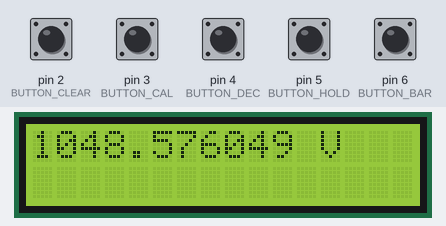
Simulated run of this sketch. Board: Arduino Uno, built with avr-gcc and run on an emulated ATmega328P. On the bench: 16×2 character LCD. The inputs (shaded band) are chosen by the test bench; at power-on: pin 2 (BUTTON_CLEAR), pin 3 (BUTTON_CAL), pin 4 (BUTTON_DEC), pin 5 (BUTTON_HOLD), pin 6 (BUTTON_BAR) HIGH. EEPROM starts erased.

Above: at 9.4 s.
9.5 s: pin 5 (BUTTON_HOLD) pulled LOW for 1 s
At 9.7 s:
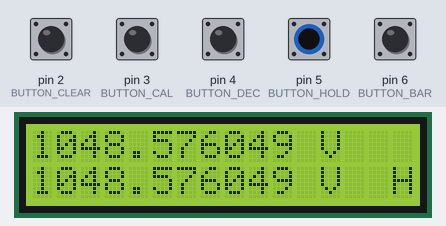
12.0 s: pin 2 (BUTTON_CLEAR) pulled LOW for 0.15 s
At 13.4 s:
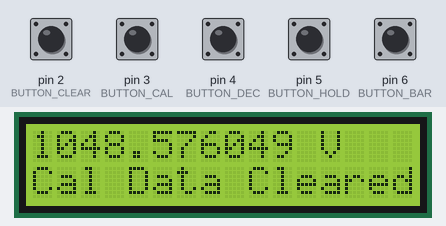
15.1 s: pin 3 (BUTTON_CAL) pulled LOW for 0.15 s
At 17.3 s:
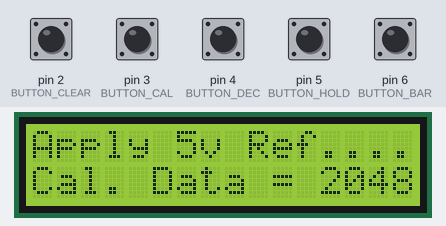
17.6 s: pin 3 (BUTTON_CAL) driven LOW and pin 5 (BUTTON_HOLD) driven LOW
At 19.37 s:
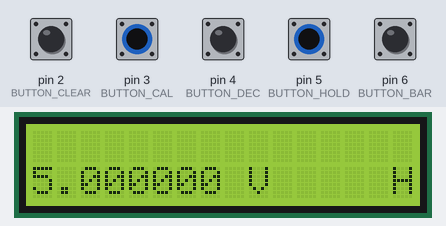
20.6 s: pin 2 (BUTTON_CLEAR) pulled LOW for 1 s
At 21.7 s:
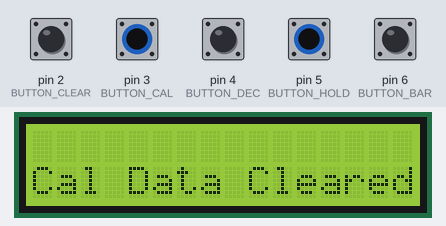
24.6 s: pin 4 (BUTTON_DEC) pulled LOW for 0.15 s
At 25.37 s:
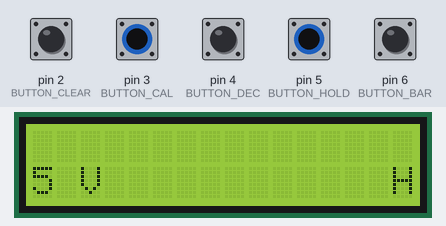
Timing chart, 0 to 26.3 s (numbered marks = the images above; inputs shaded):
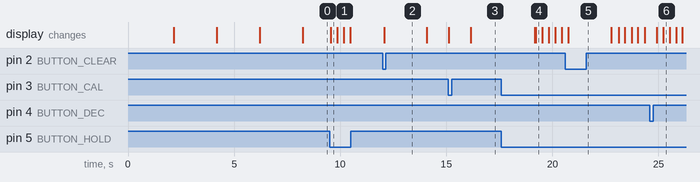

Measured:
- after the input at 9.5 s, the display: changes after 0.06 s (image 1)
- after the input at 12.0 s, the display: changes after 0.07 s (image 2)
- after the input at 15.1 s, the display: first changes at once (image 3 shows a later state)
- after the input at 20.6 s, the display: changes after 0.15 s (image 5)

The sketch:

Millivolt_Meter_MK2_ver33.ino
```cpp
// SCULLCOM HOBBY ELECTRONICS
// Millivolt Meter MK2
// MILLIVOLT METER USING LTC2400 24bit ADC CHIP
// Software version 33.00 (uses I2C LCD 16x2 Display)
// Uses PCB designed by Greg Christenson [BARBOURI] which is available from OSH Park
// This PCB is available worldwide (free shipping) from OSH Park for just a few dollars. Check their link below for this project:
// https://oshpark.com/shared_projects/qgv0fpKN
// The PCB design file is also available on this webpage to download.
// https://644db4de3505c40a0444-327723bce298e3ff5813fb42baeefbaa.ssl.cf1.rackcdn.com/0fa8729a07e906a84e6cf5762d45a390.brd

// 4.096 volt precision reference (ADR4540)
//LTC2400 SCK to digital pin 13
//LTC2400 SDO to digital pin 12
//LTC2400 CS  to digital pin 10

// --- Library includes -----------------------------------------------------------------------

#include <EEPROM.h>                           // include EEPROM library
#include <SPI.h>                              // Serial Peripheral Interface Library used to communicate with LTC2400 (MISO, MOSI and SCK)
#include <Wire.h>                             // Library allows you to communicate with I2C devices [A4 (SDA), A5 (SCL)]
#include <LiquidCrystal_I2C.h>                // F Malpartida's NewLiquidCrystal library
                                              // https://bitbucket.org/fmalpartida/new-liquidcrystal/downloads/NewliquidCrystal_1.3.4.zip

// --- PIN assignments ------------------------------------------------------------------------

#define LTC2400_CS  10                          // chip select pin for ADC

#define BUTTON_CLEAR   2                        // D2 used for Clear Calibration Memory button
#define BUTTON_CAL     3                        // D3 used for Calibration button
#define BUTTON_DEC     4                        // D4 used for Number of Decimal Places button
#define BUTTON_HOLD    5                        // D5 used for Hold Current Reading on display
#define BUTTON_BAR     6                        // D6 used to toggle Bar Graph Voltage Display (max 16 volt)


// --- Constants ------------------------------------------------------------------------------

#define NUMBER_OF_SAMPLES           5         // Number of samples to average (was 5)
#define VOLTAGE_REFERENCE           4.096     // voltage reference used for LTC2400

#define MAIN_LOOP_DELAY_MS          30        // value determines voltage reading update rate (1000 will give a slow update option)
#define DEBOUNCE_DELAY_MS           250       // value determines button debounce delay was 150
#define INTRO_DELAY_MS              2000      // intro screen delays
#define CALIBRATION_PROMPT_DELAY_MS 2000      // calibration prompt delay time


// --- Global variables -----------------------------------------------------------------------

//Set the pins on the I2C chip used for LCD connections
//ADDRESS,EN,R/W,RS,D4,D5,D6,D7
LiquidCrystal_I2C lcd(0x27,2,1,0,4,5,6,7); // 0x27 is the default I2C bus address (this could be different for some modules)

uint32_t g_samples[NUMBER_OF_SAMPLES] = {0};
uint32_t g_current_sample = 0;
uint8_t g_number_of_decimals = 6;

int holdButtonState = 0;
int eeprom_Address = 0;
uint32_t calibration_offset = 0;

float barVoltage = 0;
int barGraphState = 0;
float barVolt2 = 0;
int barVolt1 = 0;
float barDiffVolts = 0;

//--- Battery Status variables -----------------------------------------------------------------------

int analogInput = 0;  // sets analog input to A0 for battery check
int battery = 0;
float vout = 0.0;
float batteryVolts = 0.0;
float R1 = 1000000.0; // resistance of R1 (1M)    // part of resistor divider for battery status check
float R2 = 100000.0; // resistance of R2 (100K)   // part of resistor divider for battery status check


//--- Bar Graph Special Characters Bit Map------------------------------------------------------------

byte p20 [8] = {B10000,B10000,B10000,B10000,B10000,B10000,B10000,B10000,};
byte p40 [8] = {B11000,B11000,B11000,B11000,B11000,B11000,B11000,B11000,};
byte p60 [8] = {B11100,B11100,B11100,B11100,B11100,B11100,B11100,B11100,};
byte p80 [8] = {B11110,B11110,B11110,B11110,B11110,B11110,B11110,B11110,};
byte p100[8] = {B11111,B11111,B11111,B11111,B11111,B11111,B11111,B11111,};

// --- Setup function (only runs once) --------------------------------------------------------

void setup(void) {
  setupIOPins();
  setupSPIBus();
  setupLCD();

  barGraphCharacter();                                 //bar graph character bit map setup

  showIntro();
  batteryStatus();

  calibration_offset = (EEPROMreadlong(eeprom_Address));
  showCalibrationData();
}


// --- Main Programme loop ------------------------------------------------------------------------------

void loop(void) {
  if (digitalRead(BUTTON_CLEAR) == LOW) {             // Pull-down on board; active HIGH
    calibrationClear();

  } else if (digitalRead(BUTTON_DEC) == LOW) {      // Internal pull-up used; active LOW
    adjustDecimalPlaces();

    } else if (digitalRead(BUTTON_HOLD) == LOW) {   // Internal pull-up used; active LOW
    holdReading();

    } else if (digitalRead(BUTTON_BAR) == LOW) {    // Internal pull-up used; active LOW
    barGraphSetup();

    } else if (digitalRead(BUTTON_CAL) == LOW) {   // Internal pull-up used; active LOW
    calibrationTrim();

  } else {

    readADC();                                      // read voltage from ADC
    showReading();                                  // Display voltage on LCD
  }
  delay(MAIN_LOOP_DELAY_MS);
}

// --- Various setup functions -----------------------------------------------------------------------------

void setupIOPins(void) {
  pinMode(BUTTON_CLEAR, INPUT_PULLUP);        // set to input with internal pull up resistor
  pinMode(BUTTON_CAL, INPUT_PULLUP);          // set to input with internal pull up resistor
  pinMode(BUTTON_DEC, INPUT_PULLUP);          // set to input with internal pull up resistor
  pinMode(BUTTON_HOLD,INPUT_PULLUP);          // set to input with internal pull up resistor
  pinMode(BUTTON_BAR, INPUT_PULLUP);          // set to input with internal pull up resistor

  pinMode(analogInput, INPUT);                // used for battery status check
  pinMode(LTC2400_CS, OUTPUT);                // set for output
  digitalWrite(LTC2400_CS, HIGH);             // Setting chips select HIGH disables ADC initially
}

void setupSPIBus(void) {
  SPI.begin();                                //initialise SPI bus
  SPI.setBitOrder(MSBFIRST);                  //Sets the order of bits shifted out and in to SPI bus, MSBFIRST (most-significant bit first)
  SPI.setDataMode(SPI_MODE0);                 // Mode 0 (MOSI read on rising edge (CPLI=0) and SCK idle low (CPOL=0))
  SPI.setClockDivider(SPI_CLOCK_DIV16);       // Divide Arduino clock by 16 to give a 1 MHz SPI clock
}

void setupLCD(void) {
  lcd.begin(16, 2);                           // LCD set for 16 by 2 display
  lcd.setBacklightPin(3,POSITIVE);            // (BL, BL_POL)
  lcd.setBacklight(HIGH);                     // LCD backlight turned ON
}

// --- Convert ADC reading to Decimal Voltage reading -------------------------------------------------------

float convertToVoltage(uint32_t reading) {
  return reading * 10 * VOLTAGE_REFERENCE / 16777216;
}

//--- Read voltage from LTC2400 ADC --------------------------------------------------------------------------
unsigned long readADC(void) {
digitalWrite(LTC2400_CS, LOW);                //LTC2400 chip select pin taken low to allow data transfer from ADC
 delayMicroseconds(10);                       //timing delay but may not be required

while ((PINB & (1 << 4)))   { }               //check to see if ADC is ready by testing EOC - wait while conversion completed

  uint32_t reading = 0;
  for (int i = 0; i < 4; ++i) {               // Ready 4 bytes (32 bits) from the ADC
    reading <<= 8;                            // Before each readin shift the existing content over to make room
    reading |= SPI.transfer(0xFF);            // Read one byte
    if (i == 0)
      reading &= 0x0F;                        // Discard 4 status bits of the first byte
  }

  reading >>= 4;                              // Discard 4 left most sub LSB bits

digitalWrite(LTC2400_CS, HIGH);               //LTC2400 chip select pin taken high disables ADC output.

  g_samples[g_current_sample++] = reading;    // Store value in the bucket used to calculate averages
  if (g_current_sample == NUMBER_OF_SAMPLES)  // Jump back to the first slot once we go past the last slot
    g_current_sample = 0;
}

//--- Calculate Voltage reading running average and add zero Calibration and trim Calibration factors ----
uint32_t getADCAverage(void) {
  uint32_t sum = 0;
  for (int i = 0; i < NUMBER_OF_SAMPLES; i++)
  sum += g_samples[i];                        // Sum of all stored up samples

  sum = sum / NUMBER_OF_SAMPLES;              // Calculate average by dividing total readings value by number of samples taken
  sum = sum + calibration_offset;             // Add Calibration Correction Value
  return sum;
}

//--- Print Voltage Reading to Display -----------------------------------------------------------------
void showReading(void) {
  uint32_t reading = getADCAverage();
  float volt = convertToVoltage(reading);

  barVoltage = volt;                          // added for bar graph option

  char prefix = 0;
  if (volt < 0.001) {
    volt = volt * 1000000;
    prefix = 'u';

  } else if (volt < 1) {
    volt = volt * 1000;
    prefix = 'm';
  }

  //lcd.setCursor(0, 1);                      // Jump to second line in the display (bottom)
  lcd.setCursor(0, 0);                        //
  lcd.print(volt, g_number_of_decimals);      // Print voltage as floating number with the right number of decimal places
  lcd.print(" ");                             // Add one blank space after voltage reading

  if (prefix)
    lcd.print(prefix);
  lcd.print("V        ");                       // Extra spaces to clean up when voltages go from large to small (8 spaces)

  if (barGraphState == 1) {                     //Display voltage bar graph if option selected
    barGraphDisplay();
    }else{
      delay(1);
    }
}

//--- Number of Decimal Places routine --------------------------------------------------------------------

void adjustDecimalPlaces(void) {
  ++g_number_of_decimals;
  if (g_number_of_decimals > 6)
    g_number_of_decimals = 0;

  delay(DEBOUNCE_DELAY_MS);                   // Very simple de-bounce delay
}

//---Intro Screen at Switch On -----------------------------------------------------------------
void showIntro(void) {
  lcd.clear();
  lcd.setCursor(4, 0);
  lcd.print("SCULLCOM");
  lcd.setCursor(0, 1);
  lcd.print("Hobby Electronic");
  delay(INTRO_DELAY_MS);
  lcd.clear();
  lcd.setCursor(0, 0);
  lcd.print("Millivolt Meter");
  lcd.setCursor(0, 1);
  lcd.print("Software Ver. 33");
  delay(INTRO_DELAY_MS);
  lcd.clear();
}

//--- Show Calibration Data -----------------------------------------------------------------
void showCalibrationData(void) {
  lcd.clear();
  lcd.setCursor(0, 0);
  lcd.print("Cal. Data = ");
  lcd.print(calibration_offset);
  delay(CALIBRATION_PROMPT_DELAY_MS);
  lcd.clear();
}

//--- Bar Graph Characters Define ----------------------------------------------------------
void barGraphCharacter(void) {
  lcd.createChar (1,p20);
  lcd.createChar (2,p40);
  lcd.createChar (3,p60);
  lcd.createChar (4,p80);
  lcd.createChar (5,p100);
}

//--- Battery Voltage Status Routine --------------------------------------------------------
void batteryStatus(void) {
  battery = analogRead(analogInput);         // read the value at analog input
  vout = (battery * 5.0) / 1024.0;           //
  batteryVolts = vout / (R2/(R1+R2));
  lcd.setCursor(1,0);
  lcd.print("Battery Status");
  lcd.setCursor(3,1);
  lcd.print(batteryVolts,2);
  lcd.print(" Volts");
  delay(INTRO_DELAY_MS);
  lcd.clear();
}

//--- Voltage Bar Graph Routine ---------------------------------------------------------------
void barGraphDisplay(void) {
  barDiffVolts = (barVolt1 + barVolt2) - barVoltage;
  if (barDiffVolts > 0.1 || barDiffVolts < -0.1) {    // only refresh bar graph if voltage changed (stops ficker)

    barVolt1 = (int) barVoltage;                      // voltage reading before the decimal point
    barVolt2 = barVoltage - barVolt1;                 // voltage reading after the decimal point

    lcd.setCursor(0,1);
    lcd.print("                ");                    // clear second row with 16 spaces
    for (int i=0; i <(barVolt1); ++i) {               // display full bars showing voltage reading before the decimal point
        lcd.setCursor(i,1);                           // increment display cursor position
        lcd.write(5);                                 // full bar segment character
    }
    if (barVolt2 > 0.9) {                             // if decimal value is greater than 0.9v
      lcd.setCursor(barVolt1,1);                      // increment display cursor position by one
      lcd.write(5);                                   // display full 5 line segments of character block

    } else if (barVolt2 > 0.7) {                      // if decimal value is greater than 0.7v
      lcd.setCursor(barVolt1,1);                      // increment display cursor position by one
      lcd.write(4);                                   // display 4 line segments of character block

   } else if (barVolt2 > 0.5) {                       // if decimal value is greater than 0.5v
      lcd.setCursor(barVolt1,1);                      // increment display cursor position by one
      lcd.write(3);                                   // display 3 line segments of character block

    } else if (barVolt2 > 0.3) {                      // if decimal value is greater than 0.3v
      lcd.setCursor(barVolt1,1);                      // increment display cursor position by one
      lcd.write(2);                                   // display 2 line segments of character block

    } else if (barVolt2 > 0.1){                       // if decimal value is greater than 0.1v
      lcd.setCursor(barVolt1,1);                      // increment display cursor position by one
      lcd.write(1);                                   // display 1 line segments of character block
    }
  }

}


//--- Hold Current Voltage Reading and Display ---------------------------------------------------------------
void holdReading(void) {

  if (holdButtonState == 0) {

  barGraphState= 0;                         //Clear bar graph if active

  lcd.setCursor(0, 1);
  lcd.print("                ");            //clear second row with 16 spaces
  lcd.setCursor(0, 1);

  uint32_t reading = getADCAverage();
  float volt = convertToVoltage(reading);

  char prefix = 0;
  if (volt < 0.001) {
    volt = volt * 1000000;
    prefix = 'u';

  } else if (volt < 1) {
    volt = volt * 1000;
    prefix = 'm';
  }

  lcd.setCursor(0, 1);                      // Jump to second line in the display (bottom)
  lcd.print(volt, g_number_of_decimals);    // Print voltage as floating number w/ the right number of decimal places
  lcd.print(" ");                           // Add one blank space after voltage reading

  if (prefix)
    lcd.print(prefix);
  lcd.print("V    ");                       // Extra spaces to clean up when voltages go from large to small

  lcd.setCursor(15,1);
  lcd.print("H ");

  holdButtonState = 1;                       // set hold button state for next press

 delay(DEBOUNCE_DELAY_MS);                   // Very simple de-bounce delay

 }else if (holdButtonState == 1) {           // Toggle hold button state
 lcd.setCursor(0, 1);
 lcd.print("                ");              //clear second row with 16 spaces
 holdButtonState = 0;
 delay(DEBOUNCE_DELAY_MS);                   // Very simple de-bounce delay
}
}

//----Calculate Calibration Value and save in eeprom -------------------------------------------------------------------------
void calibrationTrim(void) {
  lcd.clear();
  lcd.setCursor(0, 0);
  lcd.print("Apply 5v Ref");
  delay(1000);

  calibration_offset = 0;                                         // Reset Trim calibration value
  for (int i = 0; i < NUMBER_OF_SAMPLES; )                        // Get multiple measurements
  {
    if (readADC()) {                                              // Wait for the ADC measurements to be ready
      ++i;
      lcd.print('.');
    }
  }
  calibration_offset = getADCAverage();                           // Read new average value
  calibration_offset = 2048000 - calibration_offset;              // 5 volt reference is equal to and ADC value of 2048000
  EEPROMwritelong(eeprom_Address,calibration_offset);
  calibration_offset = (EEPROMreadlong(eeprom_Address));

  lcd.setCursor(0, 1);
  lcd.print("Cal. Data = ");
  lcd.print(calibration_offset);
  delay(3000);
  lcd.clear();
}

//--- Clear Calibration Data -------------------------------------------------------
void calibrationClear(void) {
uint32_t calibration_offset = 0;
EEPROMwritelong(eeprom_Address,calibration_offset);
lcd.setCursor(0,1);
lcd.print("Cal Data Cleared = ");
calibration_offset = (EEPROMreadlong(eeprom_Address));
delay(CALIBRATION_PROMPT_DELAY_MS);
lcd.setCursor(0,1);
lcd.print("                ");
}

//--- Bar Graph on/off function ----------------------------------------------------------------
void barGraphSetup(void) {
if (barGraphState == 0) {
barGraphState = 1;
barVolt1 = 0;
barVolt2 = 0;
} else {
  barGraphState= 0;
  lcd.setCursor(0,1);
  lcd.print("                ");
}
delay(DEBOUNCE_DELAY_MS);                   // Very simple de-bounce delay
}

//--- EEPROM routine used for saving Calibration Data -------------------------------------

// routine to write a 4 byte (32 bit) long to EEPROM at specified addresses
void EEPROMwritelong(int eeprom_Address, long value)
    {
    byte four = (value & 0xFF);            //four = least significant byte
    byte three = ((value>>8) & 0xFF);
    byte two = ((value>>16) & 0xFF);
    byte one = ((value>>24) & 0xFF);       //one = most significant byte

    EEPROM.write(eeprom_Address, four);           //write the four bytes into EEPROM
    EEPROM.write(eeprom_Address +1, three);
    EEPROM.write(eeprom_Address +2, two);
    EEPROM.write(eeprom_Address +3, one);
    }

// routine to read back 4 bytes and return with (32 bit) long as value
long EEPROMreadlong(long eeprom_Address)
    {
      long four = EEPROM.read(eeprom_Address);    //read the 4 bytes from EEPROM
      long three = EEPROM.read(eeprom_Address + 1);
      long two = EEPROM.read(eeprom_Address + 2);
      long one = EEPROM.read(eeprom_Address + 3);
      return (four)+(three << 8)+(two << 16)+(one << 24);
    }

  //**************************************************************************************************
```
